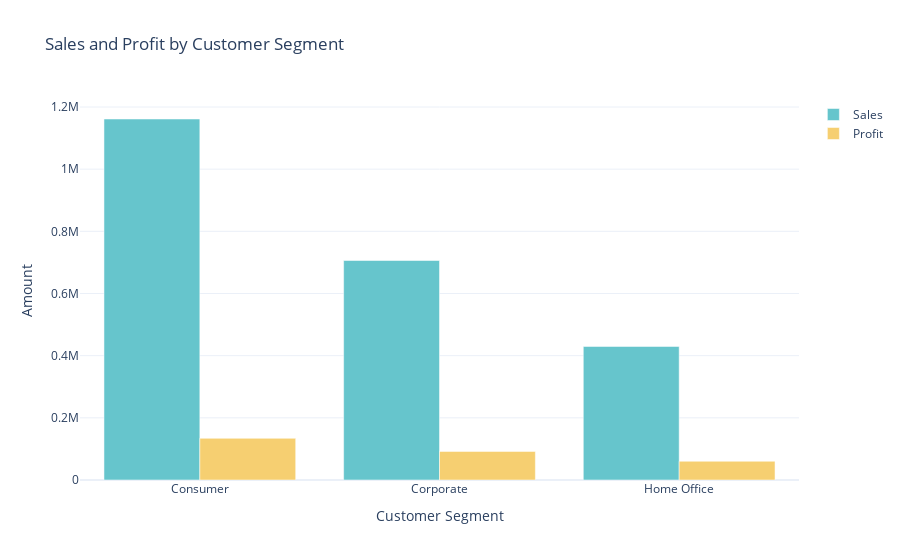

Notebook code for this chart:
### Code cell
sales_profit_segment = data.groupby('Segment').agg({'Sales':'sum','Profit':'sum'}).reset_index()

color_palette = colors.qualitative.Pastel

fig = go.Figure()
fig.add_trace(go.Bar(x=sales_profit_segment['Segment'],
                    y=sales_profit_segment['Sales'],
                    name = 'Sales',
                    marker_color=color_palette[0]))

fig.add_trace(go.Bar(x=sales_profit_segment['Segment'],
                    y=sales_profit_segment['Profit'],
                    name='Profit',
                    marker_color=color_palette[1]))

fig.update_layout(title='Sales and Profit by Customer Segment',
                 xaxis_title='Customer Segment',yaxis_title='Amount')
fig.show()

### Figure 1 — Plotly figure (JSON) as saved in the notebook; plotly's stock layout.template omitted (floating-point values rounded to 4 significant figures)
{"data": [{"marker": {"color": "rgb(102, 197, 204)"}, "name": "Sales", "type": "bar", "x": ["Consumer", "Corporate", "Home Office"], "y": [1161000.0, 706100.0, 429700.0]}, {"marker": {"color": "rgb(246, 207, 113)"}, "name": "Profit", "type": "bar", "x": ["Consumer", "Corporate", "Home Office"], "y": [134100.0, 91980.0, 60300.0]}], "layout": {"title": {"text": "Sales and Profit by Customer Segment"}, "xaxis": {"title": {"text": "Customer Segment"}}, "yaxis": {"title": {"text": "Amount"}}}}
